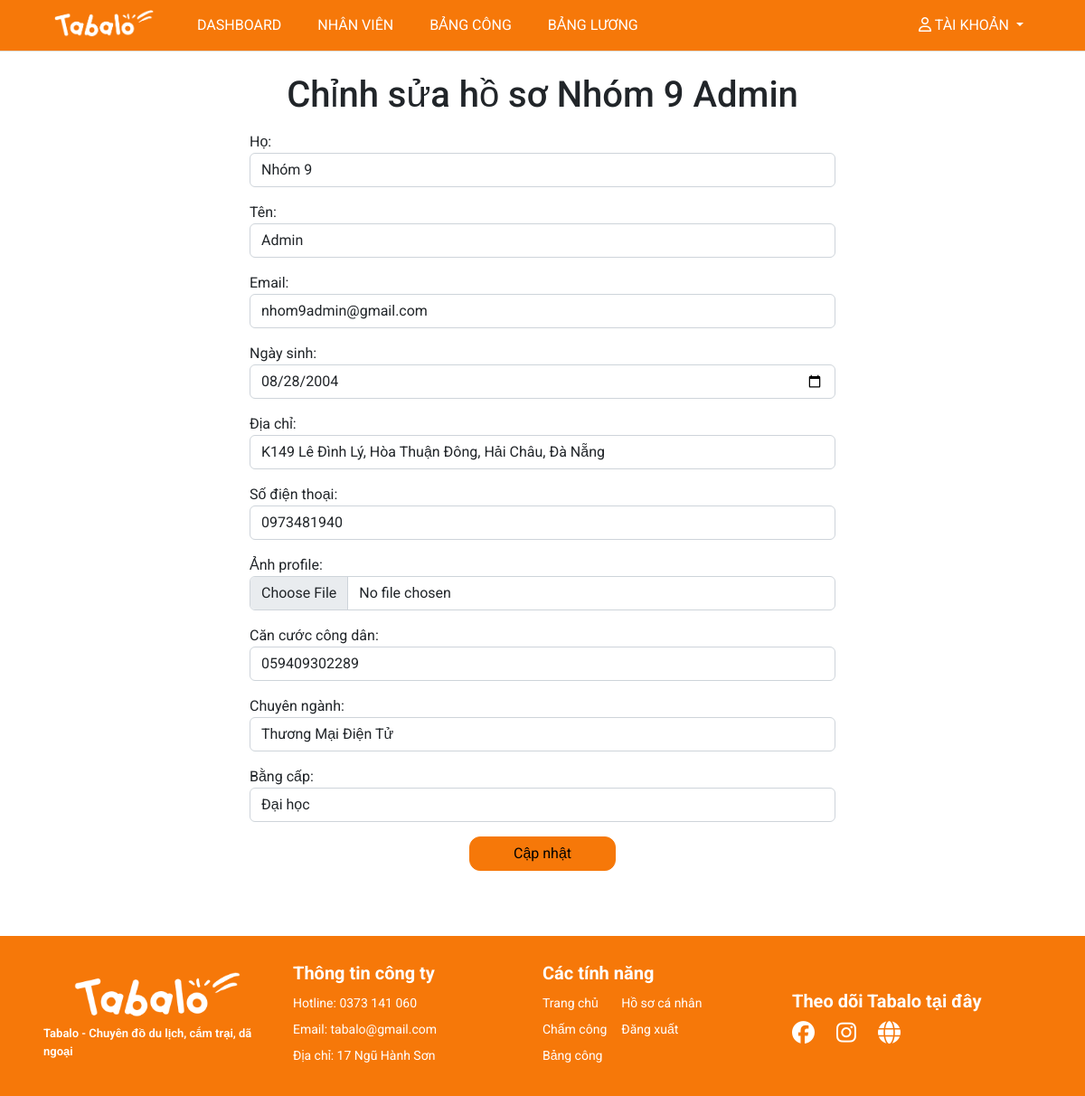
Page /update_info/nhom9admin/ (signed in) on the committed database.
### myapp/models.py (models this page shows, shortened)
class Profile(models.Model):
    image = models.ImageField(upload_to='')
    cccd = models.CharField(max_length=12)
    dob=models.DateField()
    phone_number=models.CharField(max_length=12)
    start_date = models.DateField(auto_now_add=True)
    end_date = models.DateField(null=True, blank=True)
    address = models.CharField(max_length=200)
    position=models.ForeignKey(Position,on_delete=models.CASCADE)
    gender = models.CharField(max_length=10, choices=[('Nam', 'Nam'), ('Nữ', 'Nữ')])
    degree = models.CharField(max_length=20, choices=[('Đại học', 'Đại học'), ('Cao đẳng', 'Cao đẳng')])
    major = models.CharField(max_length=100)
    contract_period = models.CharField(max_length=10)
    user = models.OneToOneField(User, on_delete=models.CASCADE)

### myapp/views.py (the view, shortened to what this page needs)
# urls.py: path('update_info/<str:username>/', views.update_info),
def update_info(request, username):
    if request.user.is_authenticated:
        if request.user.username==username:
            title = f'Sửa hồ sơ {username}'
            form_user = UserForm(instance=request.user)
            form_pr = ProfileForm(instance=request.user.profile)
            context = {'title': title,
                    'form_user':form_user,
                    'form_pr':form_pr}
            return render(request, 'pages/update_info.html', context)
        else:
            messages.warning(request, 'Mày đừng có mà táy máy')
            return redirect('profile-detail', username = request.user.username)
    else:
        return redirect('home')

### myapp/forms.py
class UserForm(forms.ModelForm):
	class Meta:
		model = User
		fields = ['first_name', 'last_name', 'email']
		widgets = {'first_name': forms.TextInput(attrs={'class':'form-control'}),
				   'last_name': forms.TextInput(attrs={'class':'form-control'}),
				   'email': forms.TextInput(attrs={'class':'form-control'})}
		labels = {'first_name': 'Họ', 'last_name': 'Tên', 'email': 'Email'}

class ProfileForm(forms.ModelForm):
	class Meta:
		model = Profile
		fields = ['dob', 'address', 'phone_number', 'image', 'cccd', 'major', 'degree']
		widgets = {'dob': forms.DateInput(attrs={'type': 'date', 'class':'form-control'}),
				   'address': forms.TextInput(attrs={'class':'form-control'}),
				   'phone_number': forms.TextInput(attrs={'class':'form-control'}),
           'image': forms.FileInput(attrs={'type': 'file', 'class': 'form-control'}),
           'cccd': forms.TextInput(attrs={'class':'form-control'}),
           'major': forms.TextInput(attrs={'class':'form-control'}),
           'degree': forms.TextInput(attrs={'class':'form-control'})}
		labels = {'dob': 'Ngày sinh', 'address': 'Địa chỉ', 'phone_number': 'Số điện thoại',
            'image': 'Ảnh profile', 'cccd': 'Căn cước công dân', 'major': 'Chuyên ngành',
            'degree': 'Bằng cấp'}

### templates/pages/update_info.html (shortened to what this page needs)
{% extends '../layouts/base.html' %}
{% block main %}
<br>
<h1 style="text-align:center" class="mb-3">Chỉnh sửa hồ sơ {{ request.user.first_name }} {{ request.user.last_name }}</h1>
<div class="container" style="display:flex; justify-content:center">
    <form method="POST" style="width:60%">
        {{form_user.as_p}}
        {{ form_pr.as_p }}
        <center>
            <button class="btn btn-info bg-btn pe-5 ps-5">Cập nhật</button>
        </center>
    </form>
</div>
<br><br><br>
{% endblock %}

### static/styles/style.css (style rules this page uses)
.bg-btn { background-color: #F67809 !important; --bs-btn-border-color: #F67809 !important; border-radius: 12px !important; --bs-btn-hover-border-color: none !important; --bs-btn-active-bg: none !important; --bs-btn-active-border-color: none !important; }

### rows in the picture
Profile: dob "08/28/2004", address "K149 Lê Đình Lý, Hòa Thuận Đông, Hải Châu, Đà Nẵng", phone_number "0973481940", cccd "059409302289", major "Thương Mại Điện Tử", degree "Đại học"

### other values in the picture
{{ request.user.first_name }} "Nhóm 9"
{{ request.user.last_name }} "Admin"
